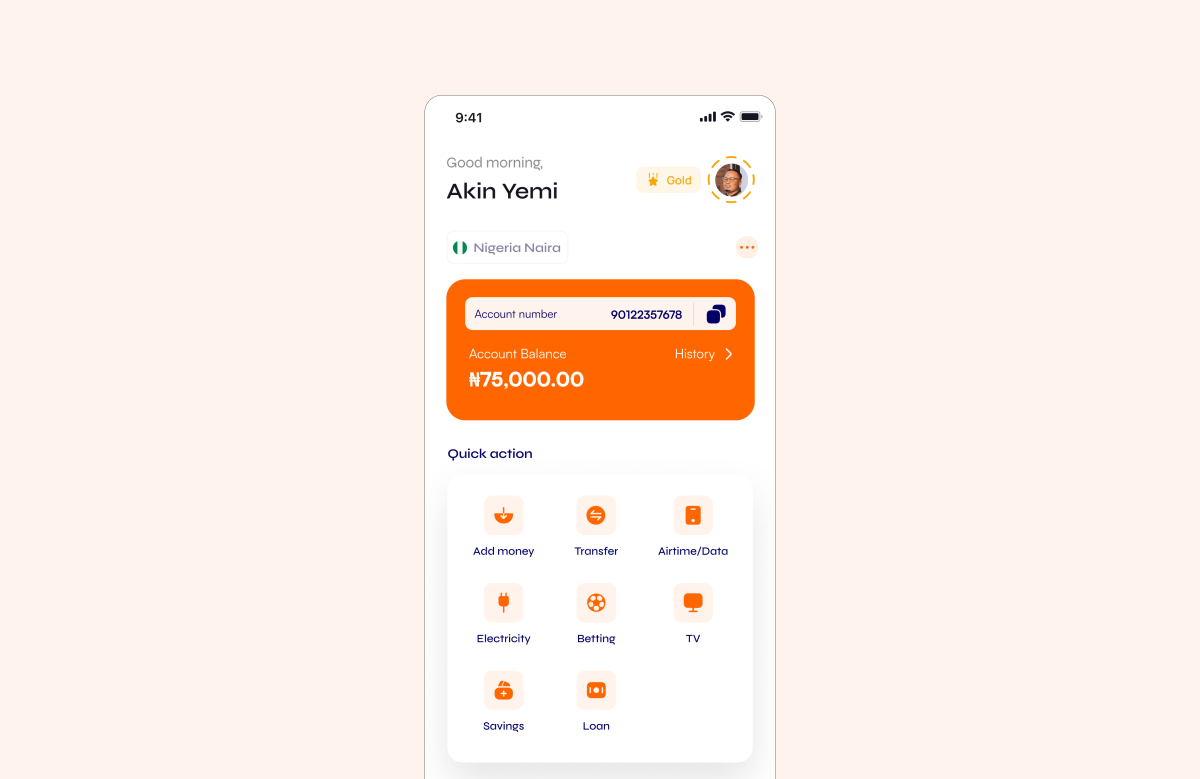
#> input picture src/assets/hometown/h1.png, 4800 x 3114 px, found by its file name (shown at 1/4 size)
$ python render_covers.py
#> lines starting #> are read from the running program, lines starting #| are printed output that depends on the picture
"""Render his cover artboards (case studies/cover/*.svg, 2400 x 1557) to lossless PNG for the site.

Each SVG is a plain background, one rounded rectangle filled with an embedded screenshot, and a hairline stroke.
Browsers shrink an embedded screenshot inside an SVG on the fly and it goes soft, so we draw the same geometry here
with a Lanczos resize, straight from his embedded PNG, at the widths the site asks for (src/scripts/cover.ts).
No sharpening, no lossy compression. Re-run after he re-exports a cover:

    python3 tools/render_covers.py
"""
import base64, io, os, re
from PIL import Image, ImageChops, ImageDraw

WIDTHS = (1280, 1600, 1920, 2400)   # keep in step with coverWidths in src/scripts/cover.ts
ROOT = os.path.dirname(os.path.dirname(os.path.abspath(__file__)))

# geometry read from his SVGs; each transform is asserted, so a re-export with different numbers fails loudly
SPECS = {
    'collga': dict(bg=(0xF2, 0xF8, 0xF0), rect=(286.75, 196.75, 1826.5, 1138.5), rx=17.25, stroke=0.5,
                   tf='scale(0.000344709 0.000553109)', sx=0.000344709, sy=0.000553109, dx=0.0),
    'luca':   dict(bg=(0xDF, 0xF4, 0xFF), rect=(849.437, 349.437, 701.423, 1526.01), rx=34.5034, stroke=0.873503,
                   tf='matrix(0.00133875 0 0 0.000615764 -0.0020311 0)', sx=0.00133875, sy=0.000615764, dx=-0.0020311),
}


def render(src, sp, W, S=4):
    """One width. Shapes are drawn at S times the size and reduced, so corners and the hairline are smooth."""
    k = W / 2400
    H = round(1557 * k)
    x, y, w, h = sp['rect']
    iw, ih = src.size[0] * sp['sx'] * w, src.size[1] * sp['sy'] * h   # the pattern image in artboard units
    out = Image.new('RGBA', (W, H), sp['bg'] + (255,))
    # the screenshot, resized once from his original, placed at the rectangle and clipped to its rounded corners
    shot = src.resize((round(iw * k), round(ih * k)), Image.LANCZOS).convert('RGBA')
    layer = Image.new('RGBA', (W, H), (0, 0, 0, 0))
    layer.paste(shot, (round((x + sp['dx'] * w) * k), round(y * k)))
    mask = Image.new('L', (W * S, H * S), 0)
    ImageDraw.Draw(mask).rounded_rectangle([round(x * k * S), round(y * k * S), round((x + w) * k * S), round((y + h) * k * S)],
                                           radius=round(sp['rx'] * k * S), fill=255)
    layer.putalpha(ImageChops.multiply(layer.getchannel('A'), mask.resize((W, H), Image.LANCZOS)))
    out = Image.alpha_composite(out, layer)
    # the #636363 hairline, centred on the rectangle's edge as in SVG
    sw = sp['stroke'] * k * S
    line = Image.new('L', (W * S, H * S), 0)
    ImageDraw.Draw(line).rounded_rectangle([round(x * k * S - sw / 2), round(y * k * S - sw / 2), round((x + w) * k * S + sw / 2), round((y + h) * k * S + sw / 2)],
                                           radius=round(sp['rx'] * k * S + sw / 2), outline=255, width=max(1, round(sw)))
    ink = Image.new('RGBA', (W, H), (0x63, 0x63, 0x63, 255))
    ink.putalpha(line.resize((W, H), Image.LANCZOS))
    return Image.alpha_composite(out, ink).convert('RGB')


# covers that are already raster artboards (4800 x 3114, the same shape): resized only, same widths, same Lanczos, lossless
RASTER = {'hometown': os.path.join('case studies', 'hometown', 'h1.png'),
          'orbitform': os.path.join('case studies', 'Orbitform', 'cover.png'),
          'nexorbit': os.path.join('case studies', 'nexorbit', 'nexorbit.png')}

# A raw screen grab, unlike his cover artboards, carries almost no margin: NexOrbit's is 7.8% at the top, and the Work
# card crops 9.3% off the top (the image card anchors to the bottom edge), which cut the window's own header off.
# These are drawn smaller on their own ground first, so the whole window survives the crop with air around it.
PAD = {'nexorbit': 0.84}


def main():
    for name, rel in RASTER.items():
        src = Image.open(os.path.join(ROOT, rel))
#> src is the input picture: PIL image 4800x3114 RGBA; mean R, G, B, A 253.8, 239.6, 230.6, 255
        src.load()
        if 'A' in src.getbands():
            ground = Image.new('RGBA', src.size, (255, 255, 255, 255))
#> ground: PIL image 4800x3114 RGBA; every value is 255
            src = Image.alpha_composite(ground, src.convert('RGBA'))
        src = src.convert('RGB')
#> src: PIL image 4800x3114 RGB
        if name in PAD:
            s = PAD[name]
            board = Image.new('RGB', src.size, src.getpixel((4, 4)))   # his own ground colour, read from a corner
            shot = src.resize((round(src.width * s), round(src.height * s)), Image.LANCZOS)
            board.paste(shot, ((src.width - shot.width) // 2, (src.height - shot.height) // 2))
            src = board
        for W in WIDTHS:
            path = os.path.join(ROOT, 'public', 'covers', f'{name}-{W}.png')
            src.resize((W, round(src.height * W / src.width)), Image.LANCZOS).save(path, optimize=True)
            print(f'{name}-{W}.png', f'{os.path.getsize(path) // 1024} KB')
#> this loop made 4 passes
#> pass 1, in main, `src.resize((W, round(src.height * W / src.width)), Image.LANCZOS).save..`:
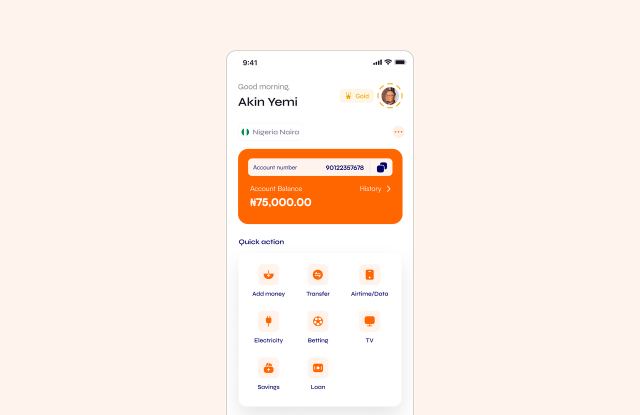
#> saved as hometown-1280.png: PIL image 1280x830 RGB (shown at 1/2 size); mean R, G, B 253.7, 239.5, 230.5
    for name, sp in SPECS.items():
        svg = open(os.path.join(ROOT, 'case studies', 'cover', f'{name}.svg')).read()
        assert sp['tf'] in svg, f'{name}: the SVG geometry changed; update SPECS from the new file'
        src = Image.open(io.BytesIO(base64.b64decode(re.search(r'base64,([^"]+)"', svg).group(1))))
        src.load()
        if src.mode == 'RGBA' and src.getchannel('A').getextrema()[0] == 255:
            src = src.convert('RGB')   # fully opaque: resize as RGB
        for W in WIDTHS:
            path = os.path.join(ROOT, 'public', 'covers', f'{name}-{W}.png')
            render(src, sp, W).save(path, optimize=True)
            print(f'{name}-{W}.png', f'{os.path.getsize(path) // 1024} KB')


if __name__ == '__main__':
#> (the run stopped early here; a loop or call above may not have finished)
